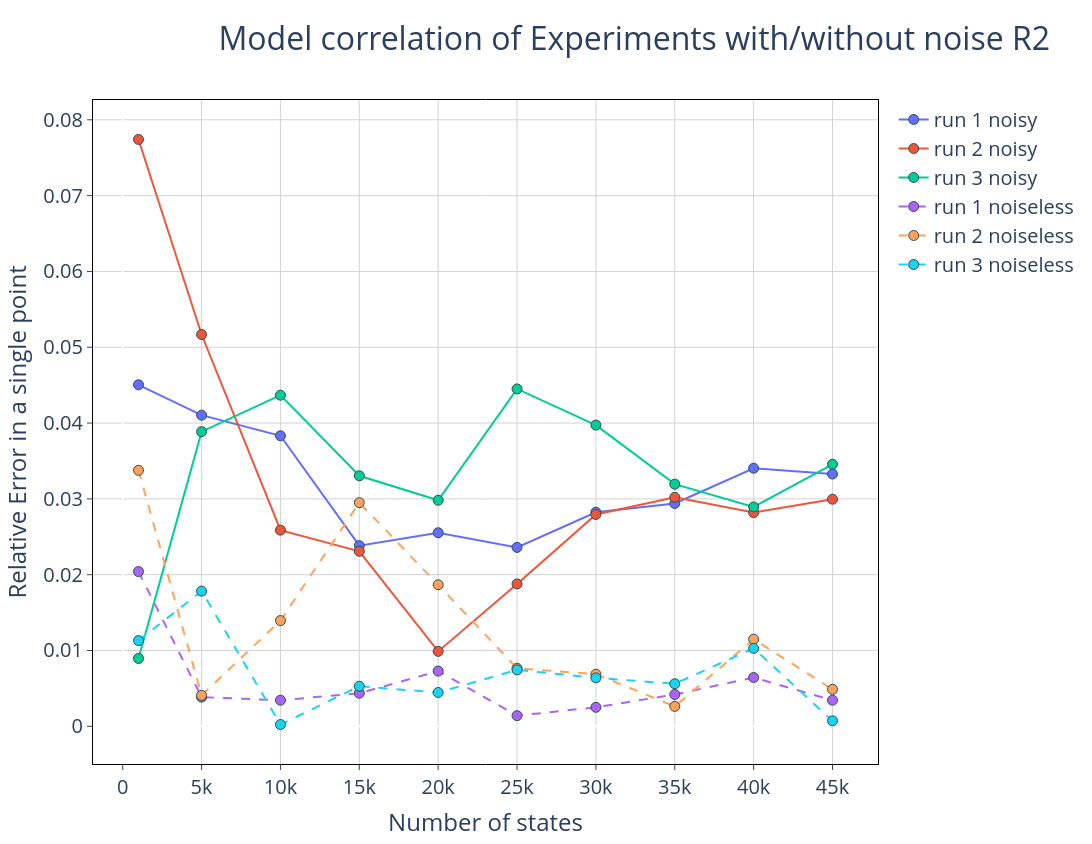

Notebook cell for this chart:
### Markdown cell above
## Single point results

### Code cell
# Configuración del subplot
fig = make_subplots(
    rows=1, 
    cols=1, 
     # Actualizado para que coincida con tus datos
)

# Agregar la primera fila (row=1)
#"""
fig.add_trace(
    go.Scatter(
        x=df_single_pt_noisy['N_states'], 
        y=df_single_pt_noisy['run 1'], 
        mode='lines+markers', 
        name='run 1 noisy',
        #line=dict(dash='dash')
    ),
    row=1, col=1
)
fig.add_trace(
    go.Scatter(
        x=df_single_pt_noisy['N_states'], 
        y=df_single_pt_noisy['run 2'], 
        mode='lines+markers', 
        name='run 2 noisy',
        #line=dict(dash='dash')
    ),
    row=1, col=1
)
#"""
fig.add_trace(
    go.Scatter(
        x=df_single_pt_noisy['N_states'], 
        y=df_single_pt_noisy['run 3'], 
        mode='lines+markers', 
        name='run 3 noisy',
        #line=dict(dash='dash')
    ),
    row=1, col=1
)
#"""
fig.add_trace(
    go.Scatter(
        x=df_single_pt_noiseless['N_states'], 
        y=df_single_pt_noiseless['run 1'], 
        mode='lines+markers', 
        name='run 1 noiseless',
        line=dict(dash='dash')
    ),
    row=1, col=1
)
fig.add_trace(
    go.Scatter(
        x=df_single_pt_noiseless['N_states'], 
        y=df_single_pt_noiseless['run 2'], 
        mode='lines+markers', 
        name='run 2 noiseless',
        line=dict(dash='dash')
    ),
    row=1, col=1
)
#"""
fig.add_trace(
    go.Scatter(
        x=df_single_pt_noiseless['N_states'], 
        y=df_single_pt_noiseless['run 3'], 
        mode='lines+markers', 
        name='run 3 noiseless',
        line=dict(dash='dash')
    ),
    row=1, col=1
)

fig.update_traces(marker=dict(size=10, line=dict(width=1, color='DarkSlateGrey')))
fig.update_layout(
    height = 844,
    width = 1500,
    font=dict(size=20),
    paper_bgcolor='white',
    plot_bgcolor='white',
    title={
        'text': "Model correlation of Experiments with/without noise R2",
        'font': {'size': 32},
        'x' :0.2
    },
    #title_text="Root Mean Squared Error"
)
fig.update_xaxes(
    mirror=True,
    ticks='outside',
    showline=True,
    linecolor='black',
    gridcolor='lightgrey',
    title_text='Number of states'

)
fig.update_yaxes(
    mirror=True,
    ticks='outside',
    showline=True,
    zeroline=True,
    linecolor='black',
    gridcolor='lightgrey',
    #type='log',
    title_text='Relative Error in a single point'
)
fig.show()

### Figure 1 — Plotly figure (JSON) as saved in the notebook; plotly's stock layout.template omitted (floating-point values rounded to 4 significant figures)
{"data": [{"marker": {"line": {"color": "DarkSlateGrey", "width": 1}, "size": 10}, "mode": "lines+markers", "name": "run 1 noisy", "type": "scatter", "x": [1000.0, 5000.0, 10000.0, 15000.0, 20000.0, 25000.0, 30000.0, 35000.0, 40000.0, 45000.0], "xaxis": "x", "y": [0.04504, 0.04104, 0.03832, 0.02383, 0.02553, 0.0236, 0.02824, 0.02939, 0.03404, 0.03327], "yaxis": "y"}, {"marker": {"line": {"color": "DarkSlateGrey", "width": 1}, "size": 10}, "mode": "lines+markers", "name": "run 2 noisy", "type": "scatter", "x": [1000.0, 5000.0, 10000.0, 15000.0, 20000.0, 25000.0, 30000.0, 35000.0, 40000.0, 45000.0], "xaxis": "x", "y": [0.07741, 0.05168, 0.02588, 0.02308, 0.009882, 0.01878, 0.02794, 0.03021, 0.02819, 0.02996], "yaxis": "y"}, {"marker": {"line": {"color": "DarkSlateGrey", "width": 1}, "size": 10}, "mode": "lines+markers", "name": "run 3 noisy", "type": "scatter", "x": [1000.0, 5000.0, 10000.0, 15000.0, 20000.0, 25000.0, 30000.0, 35000.0, 40000.0, 45000.0], "xaxis": "x", "y": [0.008945, 0.03886, 0.04368, 0.03304, 0.02982, 0.0445, 0.03973, 0.03194, 0.02894, 0.03456], "yaxis": "y"}, {"line": {"dash": "dash"}, "marker": {"line": {"color": "DarkSlateGrey", "width": 1}, "size": 10}, "mode": "lines+markers", "name": "run 1 noiseless", "type": "scatter", "x": [1000.0, 5000.0, 10000.0, 15000.0, 20000.0, 25000.0, 30000.0, 35000.0, 40000.0, 45000.0], "xaxis": "x", "y": [0.02041, 0.003847, 0.003442, 0.004362, 0.00729, 0.001404, 0.002503, 0.004196, 0.006436, 0.00344], "yaxis": "y"}, {"line": {"dash": "dash"}, "marker": {"line": {"color": "DarkSlateGrey", "width": 1}, "size": 10}, "mode": "lines+markers", "name": "run 2 noiseless", "type": "scatter", "x": [1000.0, 5000.0, 10000.0, 15000.0, 20000.0, 25000.0, 30000.0, 35000.0, 40000.0, 45000.0], "xaxis": "x", "y": [0.03377, 0.004082, 0.01394, 0.0295, 0.01867, 0.007656, 0.006873, 0.002629, 0.01149, 0.004876], "yaxis": "y"}, {"line": {"dash": "dash"}, "marker": {"line": {"color": "DarkSlateGrey", "width": 1}, "size": 10}, "mode": "lines+markers", "name": "run 3 noiseless", "type": "scatter", "x": [1000.0, 5000.0, 10000.0, 15000.0, 20000.0, 25000.0, 30000.0, 35000.0, 40000.0, 45000.0], "xaxis": "x", "y": [0.01131, 0.01783, 0.0002308, 0.005285, 0.00446, 0.007443, 0.006391, 0.00561, 0.01029, 0.0007179], "yaxis": "y"}], "layout": {"font": {"size": 20}, "height": 844, "paper_bgcolor": "white", "plot_bgcolor": "white", "title": {"font": {"size": 32}, "text": "Model correlation of Experiments with/without noise R2", "x": 0.2}, "width": 1500, "xaxis": {"anchor": "y", "domain": [0, 1], "gridcolor": "lightgrey", "linecolor": "black", "mirror": true, "showline": true, "ticks": "outside", "title": {"text": "Number of states"}}, "yaxis": {"anchor": "x", "domain": [0, 1], "gridcolor": "lightgrey", "linecolor": "black", "mirror": true, "showline": true, "ticks": "outside", "title": {"text": "Relative Error in a single point"}, "zeroline": true}}}
